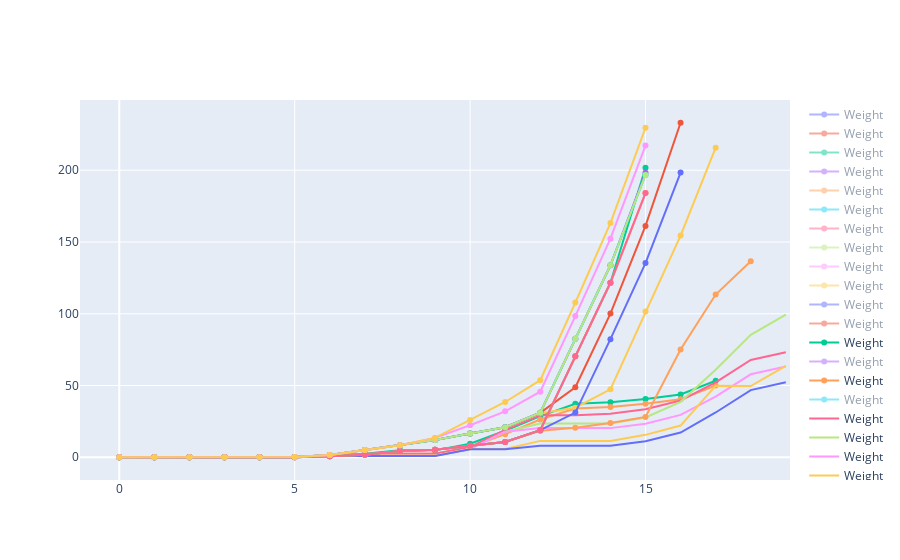

Here is the notebook cell this chart was saved with:
### Markdown cell above
## Analyzing loss of an algorithm across Alpha

### Code cell
pf = PF[str(T)]

fig = go.Figure()

for res in results: 
    sol = res['best_dist']
    y = np.cumsum(np.around(np.array(sol), 1) - pf[:len(sol)])
    fig.add_trace(go.Scatter(x=np.arange(len(sol)), y=y, name=f"Weight"))
#     for l, sol in enumerate(res['best_dist'])
        
fig.show()

### Figure 1 — Plotly figure (JSON) as saved in the notebook; plotly's stock layout.template omitted (floating-point values rounded to 4 significant figures)
{"data": [{"name": "Weight", "type": "scatter", "visible": "legendonly", "x": [0, 1, 2, 3, 4, 5, 6, 7, 8, 9, 10, 11, 12, 13, 14, 15, 16, 17], "y": [0, 0, 0, 0, 0, 0.3, 1.3, 7.0, 16.6, 33.6, 51.9, 74.2, 87.4, 96.0, 108.0, 121.9, 129.3, 141.7]}, {"name": "Weight", "type": "scatter", "visible": "legendonly", "x": [0, 1, 2, 3, 4, 5, 6, 7, 8, 9, 10, 11, 12, 13, 14, 15, 16, 17], "y": [0, 0, 0, 0, 0, 0.2, 1.2, 11.2, 20.8, 37.8, 56.1, 78.4, 91.6, 100.2, 112.2, 126.1, 133.5, 144.4]}, {"name": "Weight", "type": "scatter", "visible": "legendonly", "x": [0, 1, 2, 3, 4, 5, 6, 7, 8, 9, 10, 11, 12, 13, 14, 15, 16, 17], "y": [0, 0, 0, 0, 0, 0.2, 1.2, 2.5, 12.1, 29.1, 47.4, 69.7, 82.9, 91.5, 103.5, 117.4, 124.8, 135.7]}, {"name": "Weight", "type": "scatter", "visible": "legendonly", "x": [0, 1, 2, 3, 4, 5, 6, 7, 8, 9, 10, 11, 12, 13, 14, 15, 16, 17], "y": [0, 0, 0, 0, 0, 0.2, 1.1, 2.4, 12, 29, 47.3, 61.5, 71.7, 80.3, 92.3, 106.2, 113.6, 124.5]}, {"name": "Weight", "type": "scatter", "visible": "legendonly", "x": [0, 1, 2, 3, 4, 5, 6, 7, 8, 9, 10, 11, 12, 13, 14, 15, 16, 17], "y": [0, 0, 0, 0, 0, 0.2, 1.1, 2.4, 12, 28.8, 47.1, 61.3, 71.5, 80.1, 92.1, 106, 113.4, 124.3]}, {"name": "Weight", "type": "scatter", "visible": "legendonly", "x": [0, 1, 2, 3, 4, 5, 6, 7, 8, 9, 10, 11, 12, 13, 14, 15, 16, 17], "y": [0, 0, 0, 0, 0, 0.2, 1.1, 2.4, 12, 28.8, 44.4, 58.6, 68.8, 77.4, 89.4, 97.8, 105.2, 116.1]}, {"name": "Weight", "type": "scatter", "visible": "legendonly", "x": [0, 1, 2, 3, 4, 5, 6, 7, 8, 9, 10, 11, 12, 13, 14, 15, 16, 17], "y": [0, 0, 0, 0, 0, 0.2, 1.1, 2.4, 12, 21.4, 29.4, 43.6, 53.8, 62.4, 74.4, 81.8, 89.2, 100.1]}, {"name": "Weight", "type": "scatter", "visible": "legendonly", "x": [0, 1, 2, 3, 4, 5, 6, 7, 8, 9, 10, 11, 12, 13, 14, 15, 16, 17], "y": [0, 0, 0, 0, 0, 0.2, 1.1, 2.4, 12, 21.4, 29.4, 43.6, 53.8, 62.4, 63.4, 70.8, 78.2, 89.1]}, {"name": "Weight", "type": "scatter", "visible": "legendonly", "x": [0, 1, 2, 3, 4, 5, 6, 7, 8, 9, 10, 11, 12, 13, 14, 15, 16, 17], "y": [0, 0, 0, 0, 0, 0.2, 1.1, 2.4, 4.8, 14.2, 22.2, 31.3, 41.5, 50.1, 51.1, 58.5, 65.9, 76.8]}, {"name": "Weight", "type": "scatter", "visible": "legendonly", "x": [0, 1, 2, 3, 4, 5, 6, 7, 8, 9, 10, 11, 12, 13, 14, 15, 16, 17], "y": [0, 0, 0, 0, 0, 0.2, 1.1, 2.4, 4.8, 14.2, 22.2, 31.3, 41.5, 50.1, 51.1, 58.5, 62.8, 72.4]}, {"name": "Weight", "type": "scatter", "visible": "legendonly", "x": [0, 1, 2, 3, 4, 5, 6, 7, 8, 9, 10, 11, 12, 13, 14, 15, 16, 17], "y": [0, 0, 0, 0, 0, 0.2, 1.1, 2.4, 4.8, 4.8, 9.4, 18.5, 28.7, 37.3, 38.3, 40.6, 43.7, 53.3]}, {"name": "Weight", "type": "scatter", "visible": "legendonly", "x": [0, 1, 2, 3, 4, 5, 6, 7, 8, 9, 10, 11, 12, 13, 14, 15, 16, 17], "y": [0, 0, 0, 0, 0, 0.2, 1.1, 2.4, 4.8, 4.8, 9.4, 18.5, 28.7, 37.3, 38.3, 40.6, 43.7, 53.3]}, {"name": "Weight", "type": "scatter", "x": [0, 1, 2, 3, 4, 5, 6, 7, 8, 9, 10, 11, 12, 13, 14, 15, 16, 17], "y": [0, 0, 0, 0, 0, 0.2, 1.1, 2.4, 4.8, 4.8, 9.4, 18.5, 28.7, 37.3, 38.3, 40.6, 43.7, 53.3]}, {"name": "Weight", "type": "scatter", "visible": "legendonly", "x": [0, 1, 2, 3, 4, 5, 6, 7, 8, 9, 10, 11, 12, 13, 14, 15, 16, 17], "y": [0, 0, 0, 0, 0, 0.2, 1.1, 2.4, 4.8, 4.8, 9.4, 18.5, 28.7, 36.4, 37.4, 39.7, 42.8, 52.4]}, {"name": "Weight", "type": "scatter", "x": [0, 1, 2, 3, 4, 5, 6, 7, 8, 9, 10, 11, 12, 13, 14, 15, 16, 17], "y": [0, 0, 0, 0, 0, 0.2, 1.1, 2.4, 2.4, 2.4, 7, 16.1, 26.3, 34.0, 35.0, 37.3, 40.4, 50.0]}, {"name": "Weight", "type": "scatter", "visible": "legendonly", "x": [0, 1, 2, 3, 4, 5, 6, 7, 8, 9, 10, 11, 12, 13, 14, 15, 16, 17], "y": [0, 0, 0, 0, 0, 0.2, 1.1, 2.4, 2.4, 2.4, 7, 16.1, 26.3, 26.3, 27.3, 29.6, 32.7, 42.3]}, {"name": "Weight", "type": "scatter", "x": [0, 1, 2, 3, 4, 5, 6, 7, 8, 9, 10, 11, 12, 13, 14, 15, 16, 17, 18, 19], "y": [0, 0, 0, 0, 0, 0.2, 1.1, 2.4, 2.4, 2.4, 7, 19.1, 29.3, 29.3, 30.3, 33.4, 39.5, 52.2, 67.8, 73.2]}, {"name": "Weight", "type": "scatter", "x": [0, 1, 2, 3, 4, 5, 6, 7, 8, 9, 10, 11, 12, 13, 14, 15, 16, 17, 18, 19], "y": [0, 0, 0, 0, 0, 0.2, 1.1, 1.1, 1.1, 1.1, 5.7, 17.8, 23.5, 23.5, 23.5, 27.7, 38.6, 61.0, 85.3, 99.4]}, {"name": "Weight", "type": "scatter", "x": [0, 1, 2, 3, 4, 5, 6, 7, 8, 9, 10, 11, 12, 13, 14, 15, 16, 17, 18, 19], "y": [0, 0, 0, 0, 0, 0.2, 1.1, 1.1, 1.1, 1.1, 5.7, 17.8, 20.3, 20.3, 20.3, 23.4, 29.5, 42.2, 57.8, 63.2]}, {"name": "Weight", "type": "scatter", "x": [0, 1, 2, 3, 4, 5, 6, 7, 8, 9, 10, 11, 12, 13, 14, 15, 16, 17, 18, 19], "y": [0, 0, 0, 0, 0, 0.2, 1.1, 1.1, 1.1, 1.1, 5.7, 5.7, 11.4, 11.4, 11.4, 15.6, 22.1, 49.9, 49.6, 63.7]}, {"name": "Weight", "type": "scatter", "x": [0, 1, 2, 3, 4, 5, 6, 7, 8, 9, 10, 11, 12, 13, 14, 15, 16, 17, 18, 19], "y": [0, 0, 0, 0, 0, 0, 0.9, 0.9, 0.9, 0.9, 5.5, 5.5, 8.0, 8.0, 8.0, 11.1, 17.2, 31.2, 46.8, 52.2]}, {"name": "Weight", "type": "scatter", "visible": "legendonly", "x": [0, 1, 2, 3, 4, 5, 6, 7, 8, 9, 10, 11, 12, 13, 14, 15, 16, 17, 18], "y": [0, 0, 0, 0, 0, 0, 0, 0, 0, 0, 0, 0, 5.7, 5.7, 5.7, 9.9, 20.8, 72.4, 76.2]}, {"name": "Weight", "type": "scatter", "visible": "legendonly", "x": [0, 1, 2, 3, 4, 5, 6, 7, 8, 9, 10, 11, 12, 13, 14, 15, 16, 17, 18, 19], "y": [0, 0, 0, 0, 0, 0, 0, 0, 0, 0, 0, 0, 2.5, 2.5, 2.5, 5.6, 11.7, 25.7, 24.3, 29.7]}, {"name": "Weight", "type": "scatter", "visible": "legendonly", "x": [0, 1, 2, 3, 4, 5, 6, 7, 8, 9, 10, 11, 12, 13, 14, 15, 16, 17, 18], "y": [0, 0, 0, 0, 0, 0, 0, 0, 0, 0, 0, 0, 5.7, 5.7, 5.7, 8.5, 19.4, 71, 74.8]}, {"name": "Weight", "type": "scatter", "visible": "legendonly", "x": [0, 1, 2, 3, 4, 5, 6, 7, 8, 9, 10, 11, 12, 13, 14, 15, 16, 17, 18, 19], "y": [0, 0, 0, 0, 0, 0, 0, 0, 0, 0, 0, 0, 2.5, 2.5, 2.5, 5.3, 11.4, 25.4, 24.0, 37.6]}, {"name": "Weight", "type": "scatter", "visible": "legendonly", "x": [0, 1, 2, 3, 4, 5, 6, 7, 8, 9, 10, 11, 12, 13, 14, 15, 16, 17, 18], "y": [0, 0, 0, 0, 0, 0, 0, 0, 0, 0, 0, 0, 5.7, 5.7, 5.7, 8.5, 19.4, 57.5, 61.3]}, {"name": "Weight", "type": "scatter", "visible": "legendonly", "x": [0, 1, 2, 3, 4, 5, 6, 7, 8, 9, 10, 11, 12, 13, 14, 15, 16, 17, 18], "y": [0, 0, 0, 0, 0, 0, 0, 0, 0, 0, 0, 0, 2.5, 2.5, 2.5, 5.3, 11.4, 57.8, 56.4]}, {"name": "Weight", "type": "scatter", "visible": "legendonly", "x": [0, 1, 2, 3, 4, 5, 6, 7, 8, 9, 10, 11, 12, 13, 14, 15, 16, 17, 18], "y": [0, 0, 0, 0, 0, 0, 0, 0, 0, 0, 0, 0, 5.7, 5.7, 5.7, 8.5, 19.4, 57.5, 61.3]}, {"name": "Weight", "type": "scatter", "visible": "legendonly", "x": [0, 1, 2, 3, 4, 5, 6, 7, 8, 9, 10, 11, 12, 13, 14, 15, 16, 17, 18], "y": [0, 0, 0, 0, 0, 0, 0, 0, 0, 0, 0, 0, 2.5, 2.5, 2.5, 5.3, 11.4, 49.5, 48.1]}, {"name": "Weight", "type": "scatter", "visible": "legendonly", "x": [0, 1, 2, 3, 4, 5, 6, 7, 8, 9, 10, 11, 12, 13, 14, 15, 16, 17, 18], "y": [0, 0, 0, 0, 0, 0, 0, 0, 0, 0, 0, 0, 5.7, 5.7, 5.7, 8.5, 19.4, 57.5, 61.3]}, {"name": "Weight", "type": "scatter", "visible": "legendonly", "x": [0, 1, 2, 3, 4, 5, 6, 7, 8, 9, 10, 11, 12, 13, 14, 15, 16, 17, 18], "y": [0, 0, 0, 0, 0, 0, 0, 0, 0, 0, 0, 0, 2.5, 2.5, 2.5, 5.3, 13, 51.1, 51.2]}, {"name": "Weight", "type": "scatter", "visible": "legendonly", "x": [0, 1, 2, 3, 4, 5, 6, 7, 8, 9, 10, 11, 12, 13, 14, 15, 16, 17, 18], "y": [0, 0, 0, 0, 0, 0, 0, 0, 0, 0, 0, 0, 5.7, 5.7, 5.7, 8.5, 54.6, 91.7, 114.4]}, {"name": "Weight", "type": "scatter", "visible": "legendonly", "x": [0, 1, 2, 3, 4, 5, 6, 7, 8, 9, 10, 11, 12, 13, 14, 15, 16, 17, 18], "y": [0, 0, 0, 0, 0, 0, 0.7, 1.8, 4.4, 5.3, 8.0, 10.6, 18.5, 20.6, 23.8, 28.1, 75.1, 113.4, 136.6]}, {"name": "Weight", "type": "scatter", "visible": "legendonly", "x": [0, 1, 2, 3, 4, 5, 6, 7, 8, 9, 10, 11, 12, 13, 14, 15, 16, 17, 18], "y": [0, 0, 0, 0, 0, 0.2, 1.6, 5.1, 8.4, 12, 16.5, 20.9, 30.6, 34.5, 38.3, 43.2, 85.1, 124.0, 133.8]}, {"name": "Weight", "type": "scatter", "x": [0, 1, 2, 3, 4, 5, 6, 7, 8, 9, 10, 11, 12, 13, 14, 15, 16, 17, 18], "y": [0, 0, 0, 0, 0, 0, 0.7, 1.8, 4.4, 5.3, 8.0, 10.6, 18.5, 20.6, 23.8, 28.1, 75.1, 113.4, 136.6]}, {"name": "Weight", "type": "scatter", "visible": "legendonly", "x": [0, 1, 2, 3, 4, 5, 6, 7, 8, 9, 10, 11, 12, 13, 14, 15, 16, 17, 18], "y": [0, 0, 0, 0, 0, 0.2, 1.6, 5.1, 8.4, 12, 16.5, 20.9, 30.6, 34.5, 39.9, 47.4, 93.6, 135.3, 146.2]}, {"name": "Weight", "type": "scatter", "visible": "legendonly", "x": [0, 1, 2, 3, 4, 5, 6, 7, 8, 9, 10, 11, 12, 13, 14, 15, 16, 17, 18], "y": [0, 0, 0, 0, 0, 0, 0.7, 1.8, 4.4, 5.3, 8.0, 10.6, 18.5, 20.6, 24.1, 29.7, 74.1, 113.9, 122.9]}, {"name": "Weight", "type": "scatter", "visible": "legendonly", "x": [0, 1, 2, 3, 4, 5, 6, 7, 8, 9, 10, 11, 12, 13, 14, 15, 16, 17, 18], "y": [0, 0, 0, 0, 0, 0.2, 1.6, 5.1, 8.4, 12, 16.5, 20.9, 30.6, 34.5, 39.9, 47.4, 93.6, 135.3, 146.2]}, {"name": "Weight", "type": "scatter", "visible": "legendonly", "x": [0, 1, 2, 3, 4, 5, 6, 7, 8, 9, 10, 11, 12, 13, 14, 15, 16, 17, 18], "y": [0, 0, 0, 0, 0, 0, 0.7, 1.8, 4.4, 5.3, 8.0, 10.6, 18.5, 20.6, 24.1, 29.7, 74.1, 113.9, 122.9]}, {"name": "Weight", "type": "scatter", "x": [0, 1, 2, 3, 4, 5, 6, 7, 8, 9, 10, 11, 12, 13, 14, 15, 16, 17], "y": [0, 0, 0, 0, 0, 0.2, 1.6, 5.1, 8.4, 12, 16.5, 20.9, 30.6, 34.5, 47.3, 101.5, 154.5, 215.7]}, {"name": "Weight", "type": "scatter", "x": [0, 1, 2, 3, 4, 5, 6, 7, 8, 9, 10, 11, 12, 13, 14, 15, 16], "y": [0, 0, 0, 0, 0, 0, 0.7, 1.8, 4.4, 5.3, 8.0, 10.6, 18.9, 31.1, 82.3, 135.3, 198.4]}, {"name": "Weight", "type": "scatter", "x": [0, 1, 2, 3, 4, 5, 6, 7, 8, 9, 10, 11, 12, 13, 14, 15, 16], "y": [0, 0, 0, 0, 0, 0.2, 1.6, 5.1, 8.4, 12, 16.5, 20.9, 31.0, 48.8, 100.1, 161.2, 233.1]}, {"name": "Weight", "type": "scatter", "x": [0, 1, 2, 3, 4, 5, 6, 7, 8, 9, 10, 11, 12, 13, 14, 15], "y": [0, 0, 0, 0, 0, 0, 0.7, 1.8, 4.4, 5.3, 8.0, 10.6, 18.9, 70.4, 121.6, 201.8]}, {"name": "Weight", "type": "scatter", "x": [0, 1, 2, 3, 4, 5, 6, 7, 8, 9, 10, 11, 12, 13, 14, 15], "y": [0, 0, 0, 0, 0, 0.2, 1.6, 5.1, 8.4, 12, 16.5, 20.9, 31.0, 82.5, 133.8, 198.2]}, {"name": "Weight", "type": "scatter", "x": [0, 1, 2, 3, 4, 5, 6, 7, 8, 9, 10, 11, 12, 13, 14, 15], "y": [0, 0, 0, 0, 0, 0, 0.7, 1.8, 4.4, 5.3, 8.0, 10.6, 18.9, 70.4, 121.6, 184.1]}, {"name": "Weight", "type": "scatter", "x": [0, 1, 2, 3, 4, 5, 6, 7, 8, 9, 10, 11, 12, 13, 14, 15], "y": [0, 0, 0, 0, 0, 0.2, 1.6, 5.1, 8.4, 12, 16.5, 20.9, 31.0, 82.5, 133.8, 196.7]}, {"name": "Weight", "type": "scatter", "x": [0, 1, 2, 3, 4, 5, 6, 7, 8, 9, 10, 11, 12, 13, 14, 15], "y": [0, 0, 0, 0, 0, 0, 0.7, 1.8, 4.4, 5.3, 8.0, 10.6, 18.9, 70.4, 121.6, 184.1]}, {"name": "Weight", "type": "scatter", "x": [0, 1, 2, 3, 4, 5, 6, 7, 8, 9, 10, 11, 12, 13, 14, 15], "y": [0, 0, 0, 0, 0, 0.2, 1.6, 5.1, 8.4, 12, 16.5, 20.9, 31.0, 82.5, 133.8, 196.7]}, {"name": "Weight", "type": "scatter", "x": [0, 1, 2, 3, 4, 5, 6, 7, 8, 9, 10, 11, 12, 13, 14, 15], "y": [0, 0, 0, 0, 0, 0.2, 1.6, 5.1, 8.4, 13.5, 22.3, 32.0, 45.7, 98.4, 152.3, 217.2]}, {"name": "Weight", "type": "scatter", "x": [0, 1, 2, 3, 4, 5, 6, 7, 8, 9, 10, 11, 12, 13, 14, 15], "y": [0, 0, 0, 0, 0, 0.2, 1.6, 5.1, 8.4, 13.5, 25.9, 38.5, 53.7, 107.8, 163.2, 229.6]}], "layout": {"autosize": true, "xaxis": {"autorange": true, "range": [-1.078, 19.08], "type": "linear"}, "yaxis": {"autorange": true, "range": [-17.07, 250.2], "type": "linear"}}}
